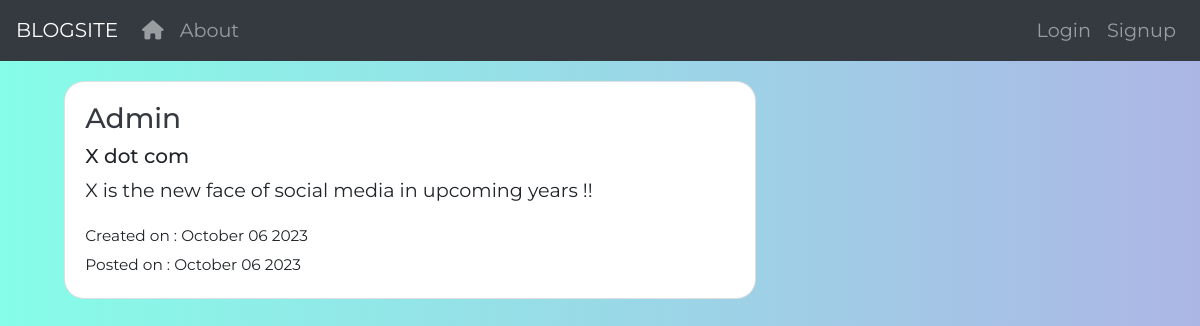
The app's page /post/Admin/64/ with its own data.
### blog/models.py (models this page shows, shortened)
class Post(models.Model):
    author=models.ForeignKey(User,on_delete=models.CASCADE)
    title= models.CharField(max_length=100)
    content = models.TextField()
    create_date=models.DateTimeField(default=timezone.now)
    post_date=models.DateTimeField(blank=True,null=True)
    upvote = models.PositiveIntegerField(default=0)

### blog/views.py (the view)
# urls.py: path('post/<username>/<int:pk>/',PostDetail.as_view(),name ='post-detail'),
class PostDetail(DetailView):
    model = Post

### blog/templates/blog/post_detail.html (shortened to what this page needs)
{% extends "blog/base.html" %}
{% block content %}
<div class="card">
  <div class="card-body">
    <h3 class ="mb-2"><a class ="text-dark" href="{% url 'user-posts' username=object.author.username %}">{{object.author}}</a></h3>
    <h5>{{object.title}}</h5>
    <p>{{object.content}}</p>
    <small>Created on : {{object.create_date|date:'F d Y'}}</small>
    {% if object.post_date %}
    <div class="date postdate">
      <small>Posted on : {{object.post_date|date:'F d Y'}}</small>
    </div>
    {% else %}
    <a class="btn btn-default" href="{% url 'post-publish' pk=object.id %}">Publish</a>
    {% endif %}
  </div>
</div>
{% endblock content %}

### blog/static/blog/css/myStyle.css (style rules this page uses)
body { font-family: 'Montserrat', sans-serif; font-size: larger; font-weight: 400; background-color: moccasin; }
.card { margin: 1em; border-radius: 1.25rem; }

### records on screen
Post: author "Admin", title "X dot com", content "X is the new face of social media in upcoming years !!", create_date "October 06 2023", post_date "October 06 2023"
